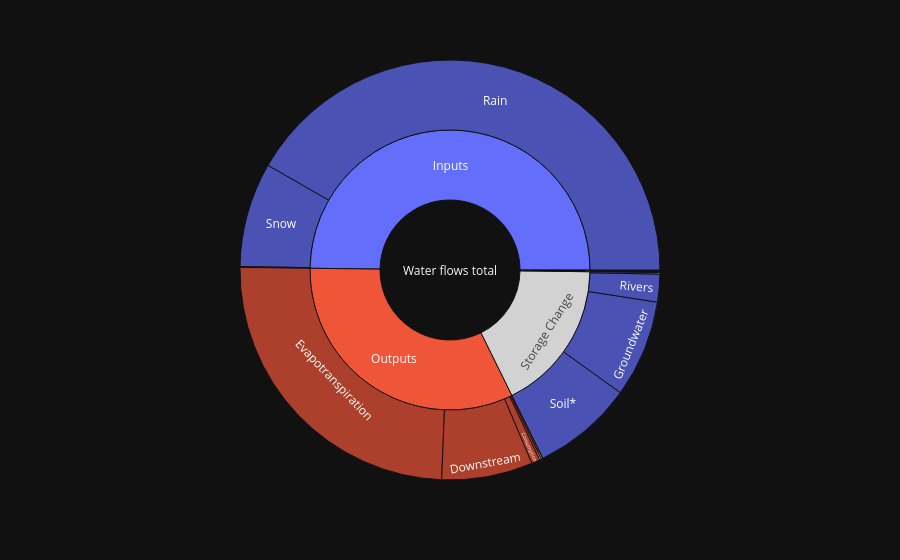
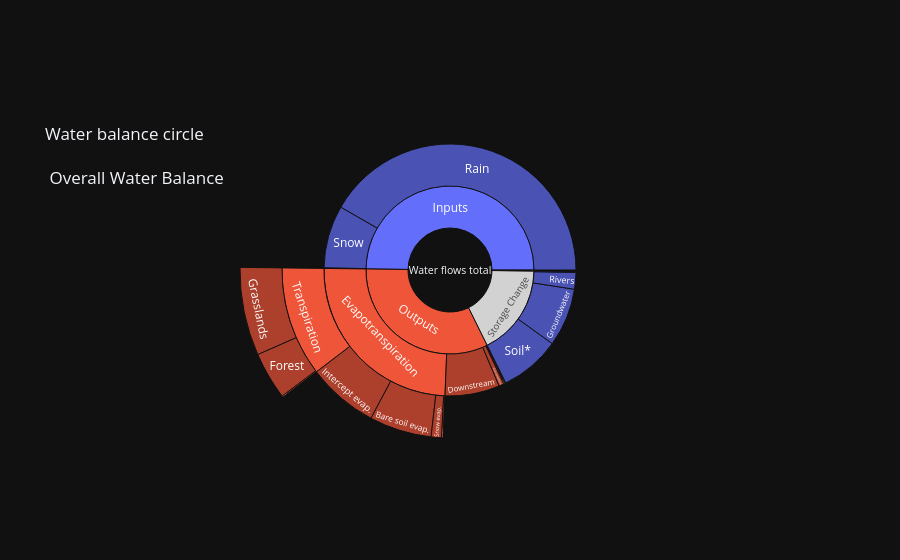
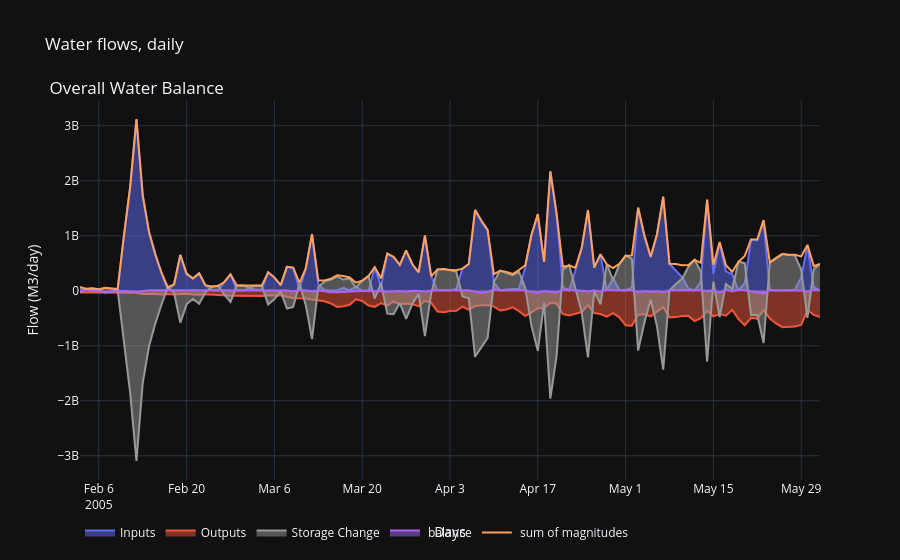
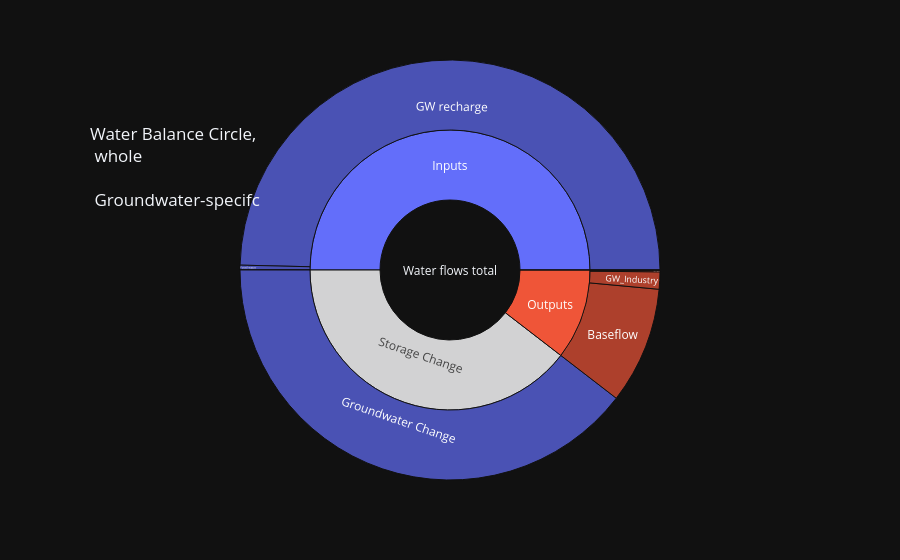

Notebook code for these charts, in order:
### Code cell
run functions/functions_Watercycles.ipynb
